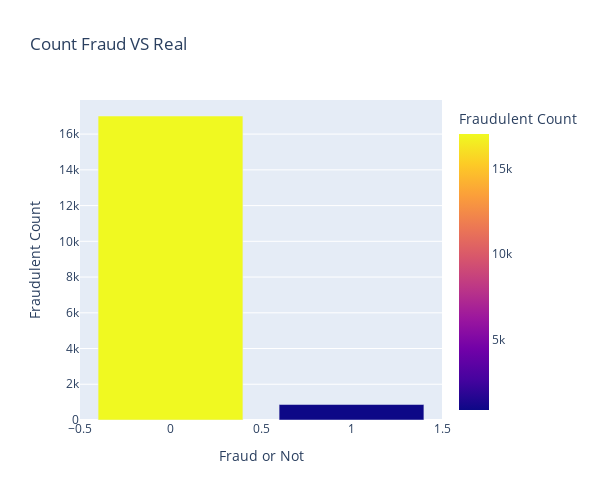

This figure's notebook cell:
### Markdown cell above
- invesitgate on column `fraudulent`

### Code cell
# plot distribution of Fraud and True job post 
target_count=fake_job_df['fraudulent'].value_counts().to_frame()

fig = px.bar(target_count, x=target_count.index, y=target_count['fraudulent'], title='Count Fraud VS Real',
             color=target_count['fraudulent'],
             labels={
                     "index": "Fraud or Not",
                     "fraudulent": "Fraudulent Count"
                 },
              width=600,height=500)

fig.show()

### Figure 1 — Plotly figure (JSON) as saved in the notebook; plotly's stock layout.template omitted (floating-point values rounded to 4 significant figures)
{"data": [{"alignmentgroup": "True", "hovertemplate": "Fraud or Not=%{x}<br>Fraudulent Count=%{marker.color}<extra></extra>", "legendgroup": "", "marker": {"color": [17013, 866], "coloraxis": "coloraxis", "pattern": {"shape": ""}}, "name": "", "offsetgroup": "", "orientation": "v", "showlegend": false, "textposition": "auto", "type": "bar", "x": [0, 1], "xaxis": "x", "y": [17013, 866], "yaxis": "y"}], "layout": {"barmode": "relative", "coloraxis": {"colorbar": {"title": {"text": "Fraudulent Count"}}, "colorscale": [[0, "#0d0887"], [0.1111, "#46039f"], [0.2222, "#7201a8"], [0.3333, "#9c179e"], [0.4444, "#bd3786"], [0.5556, "#d8576b"], [0.6667, "#ed7953"], [0.7778, "#fb9f3a"], [0.8889, "#fdca26"], [1, "#f0f921"]]}, "height": 500, "legend": {"tracegroupgap": 0}, "title": {"text": "Count Fraud VS Real"}, "width": 600, "xaxis": {"anchor": "y", "domain": [0, 1], "title": {"text": "Fraud or Not"}}, "yaxis": {"anchor": "x", "domain": [0, 1], "title": {"text": "Fraudulent Count"}}}}
